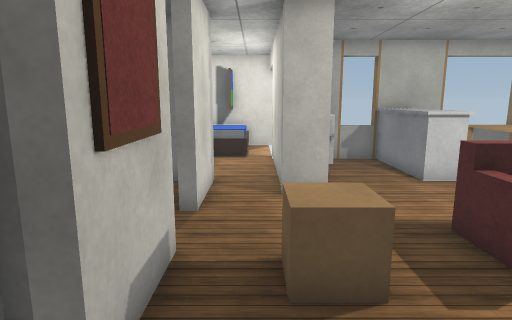
view 1 (above)

17 first-person views from a walk through a Webots world. The camera is 1.2 m above the floor, tilts 10° down and sees 75° across. Doors are drawn as open doorways. The floor is counted in squares, 0.5 m on a side. Each view is taken from the middle of a square. On the plan, view 1 faces up. The plan holds only what a view shows up to about 20 squares ahead; the rest is blank. Robots are left out. Webots' stock objects and surfaces are drawn as simple stand-ins.

view 2
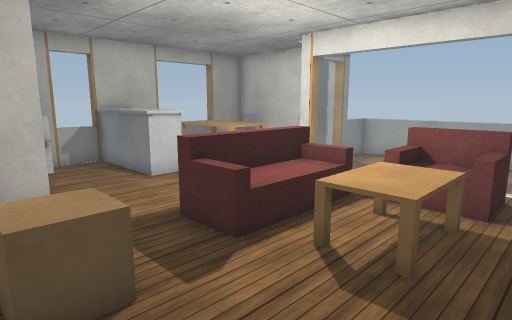

view 3
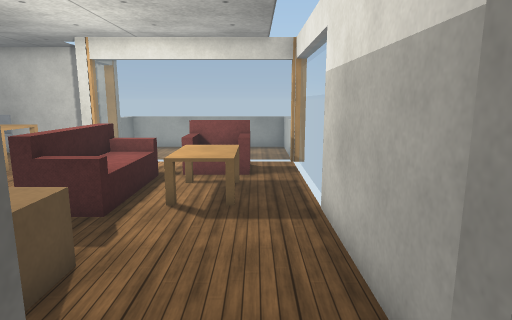

view 4
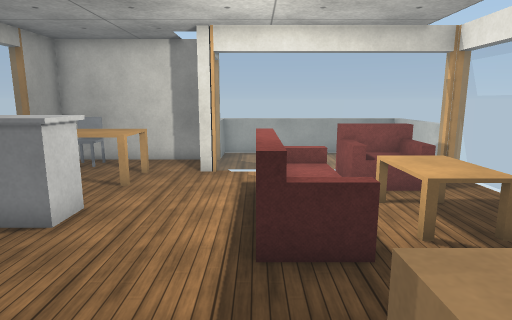

view 5
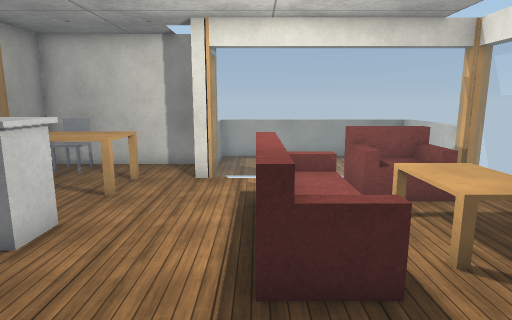

view 6
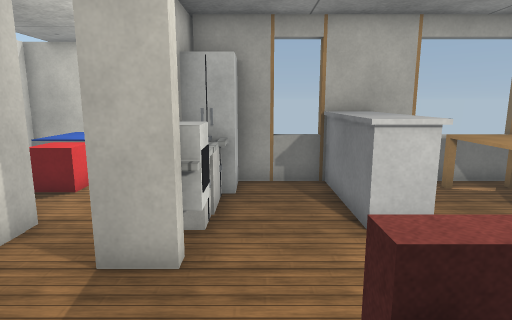

view 7
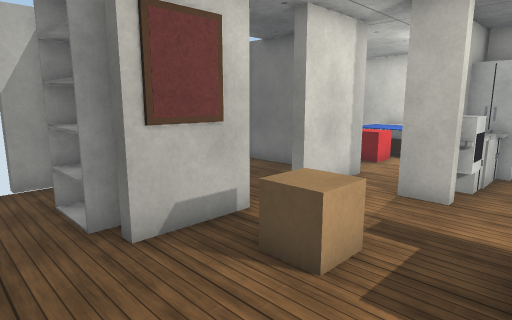

view 8
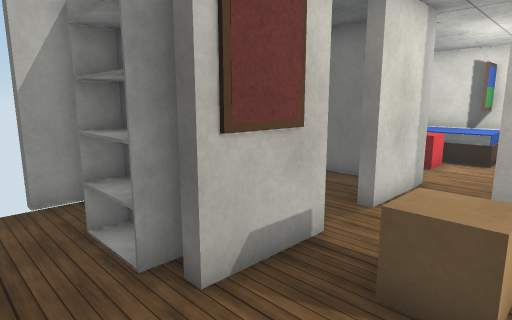

view 9
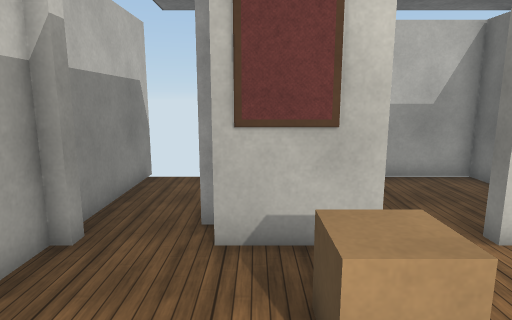

view 10
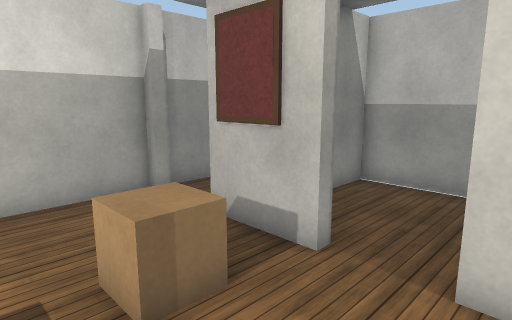

view 11
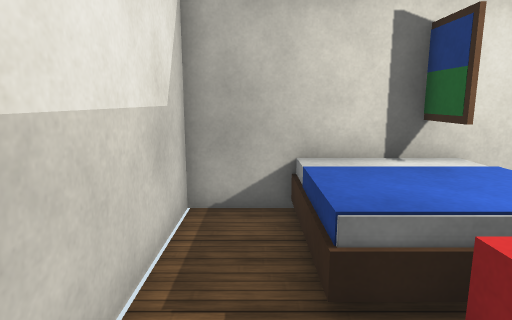

view 12
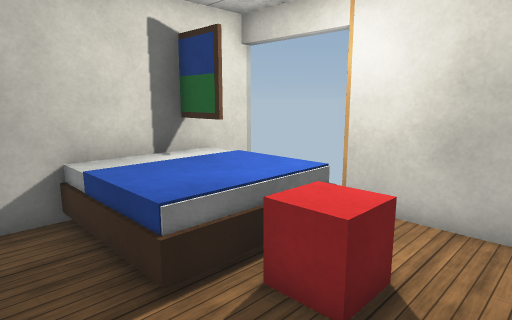

view 13
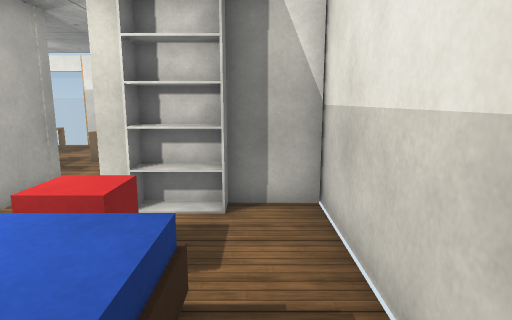

view 14
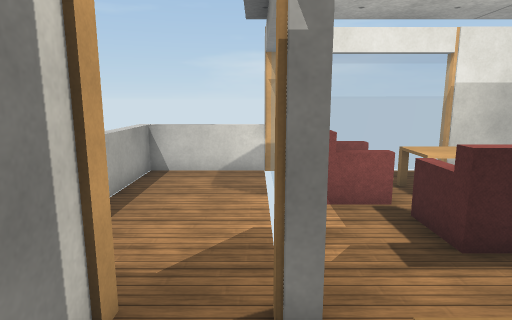

view 15
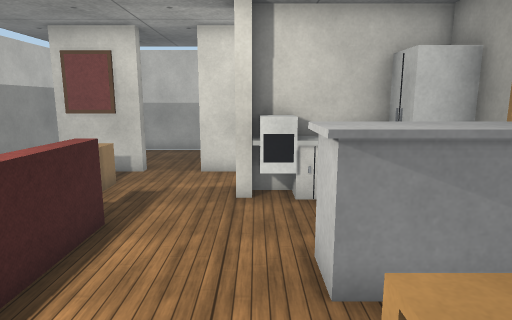

view 16
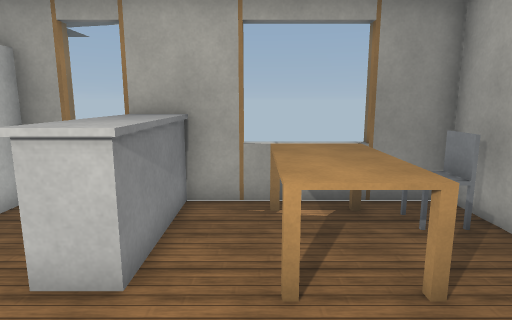

view 17
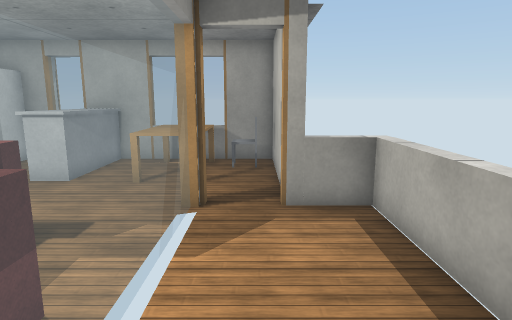

### Floor plan
Key: @ floor where view 1 was taken; # wall or solid block; . floor; D open door; = window, fence, low wall or low ledge; P painting; B bed; C counter; T table; E oven; S sofa; A cardboard box; H shelf; R armchair; L plastic crate; F fridge; O other object.
Columns run from 7 left of view 1 to 15 right of it. Each row starts with its distance up from view 1.
 20       P
 19 ###   P##
 18 #..BBBP.=
 17 #..BBBP.=
 16 #..BBBB.=
 15 #..BBBB.=
 14 #...LL..###=###=#####
 13 #...LL..#F..CC..TTOO#
 12 #.......#O..CC..TTOO#
 11 #..HH...#O..CC..TT..#
 10 ######..OE..CC..TT..#
  9 #....#..##..........#
  8 #....#...........#DD#=#
  7 #................=#...=
  6 #..........SSSS..=....=
  5 #....#..A..SSSS..=....=
  4 #....##.A..SSSS..=....=
  3 ######P.....TTTRRR....=
  2 #..HH.......TTTRRR....=
  1  ..............RRR....=
  0  ......@.........=....=
 -1 ############=====#====#

Where each view was taken, in squares from view 1:
view 1: 0 up, 0 right, facing up
view 2: 0 up, 0 right, facing up-right
view 3: 1 up, 3 left, facing right
view 4: 6 up, 1 left, facing right
view 5: 6 up, 0 right, facing right
view 6: 4 up, 3 right, facing up
view 7: 0 up, 4 right, facing up-left
view 8: 0 up, 2 right, facing up-left
view 9: 3 up, 4 right, facing left
view 10: 8 up, 3 right, facing down-left
view 11: 11 up, 5 left, facing up
view 12: 11 up, 6 left, facing up-right
view 13: 18 up, 5 left, facing down
view 14: 11 up, 11 right, facing down
view 15: 9 up, 10 right, facing left
view 16: 6 up, 8 right, facing up
view 17: 0 up, 12 right, facing up
